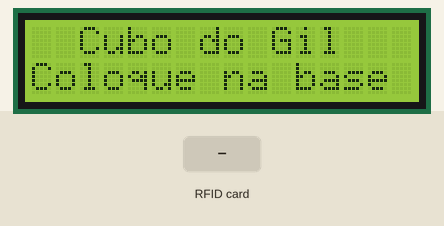
This sketch was run on a simulated Arduino Uno, built with avr-gcc and run on an emulated ATmega328P. On the bench: 16×2 character LCD. The inputs (shaded band) are chosen by the test bench. The audio player accepts every command and is not drawn; what the sketch prints to the serial monitor is not drawn.

Above: at 2.8 s.
2.9 s: RFID card 76 1C 30 25 held to the reader
At 4.0 s:
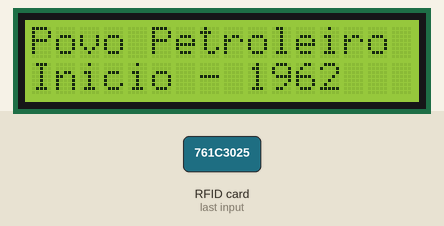
4.4 s: RFID card 57 D0 76 62 held to the reader
At 4.8 s:
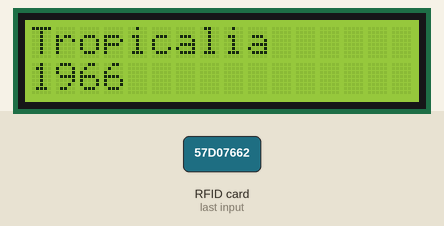
5.9 s: RFID card 66 8A 44 25 held to the reader
At 7.2 s:
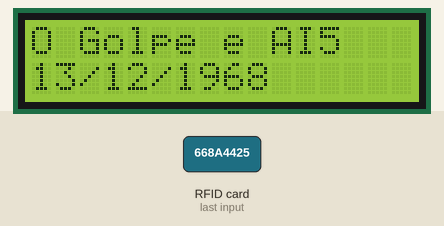
Timing chart, 0 to 8.9 s (numbered marks = the images above; inputs shaded):
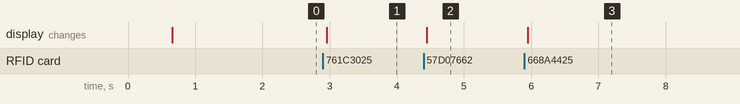

The sketch:

cubo-do-conhecimento-gilberto-gil-v3.ino.ino
```cpp
/********************************************
 * Cubo do Conhecimento    *
 * Versão Gilberto Gil v.3 *
 ********************************************
 * Criado em 24/04/2022
 * Autor: András Fleury
 * andras@netstern.com.br
 * Monitoria dos professores (em ordem alfabética)
 * Glauco Paiva
 * Nayara Prando
 * William Oliveira
 *
 *********************************************
 * Agradecimentos:
 * A minha esposa Esterlita, que sempre me apoia nas minhas invenções.
 * Aos meus filhos Sandor e Ellen que matam minhas dúvidas, fazem as
 * soldas, além de muitas outras coisas.
 * Agradecimento especial
 * A Fábrica de Cultura 4.0 de São Barnardo do Campo
 * por toda estrutura incrivél, aos professores maravilhos,
 * a toda diretoria e cordenadores.
 *********************************************
 *   Fábrica de Cultura 4.0
 * São Bernardo do Campo - SP
 ********************************************
 */
 //Inclui as bibliotecas
 #include "SPI.h"
 #include "SoftwareSerial.h"
 #include "MFRC522.h"
 #include "LiquidCrystal_I2C.h"
 #include "DFRobotDFPlayerMini.h"

  /************** \/ RFID Configuração \/ **************/
  //Definição dos pinos de conexão do projeto
  #define PINO_SS 10
  #define PINO_RST 9
  //Cria o item para configurar o módulo RC522 RFID
  MFRC522 mfrc522(PINO_SS, PINO_RST);
  /************** /\ RFID Configuração /\ **************/
  /************** \/ LCD configuração \/ **************/
  //Inicializa o display LCD no endereco 0x27
  LiquidCrystal_I2C lcd(0x27,16,2);
  /************** /\ LCD configuração /\ **************/
  /*************** \/ Mini Player MP3 \/ ***************/
  //Inicia a serial por software nos pinos 10 e 11
  SoftwareSerial mySoftwareSerial(6, 7); // RX, TX

  // Chama o objeto responsável pela comunicação com o módulo MP3
  DFRobotDFPlayerMini myDFPlayer;
  /*************** /\ Mini Player MP3 /\ ***************/
  /*************** \/ Criando a variável \/ ***************/
  //Cria a variável responsável em armazenar qual lado está sendo apresentado
    String lado = "vazio";
  /*************** /\ Criando a variável /\ ***************/
  /************ \/ Declarando as variáveis \/ ************/
      String linha01;
      String linha02;
      int trilha;

  /************ /\ Declarando as variáveis /\ ************/

void printDetail(uint8_t type, int value);

void setup()
{
  // inicia LCD
   lcd.init();
  // Inicializa a serial
  Serial.begin(9600);
    mySoftwareSerial.begin(9600);
  //Inicializa a serial do Arduino
  Serial.begin(115200);
  //Verifica se o modulo esta respondendo e se o
  //cartao SD foi encontrado
  /************** \/ Teste do Cartao de memoria e módulo MP3 \/ **************/
  Serial.println();
  Serial.println("DFRobot DFPlayer Mini");
  Serial.println("Inicializando modulo DFPlayer... (3~5 segundos)");
  if (!myDFPlayer.begin(mySoftwareSerial))
  {
    Serial.println("Nao inicializado:");
    Serial.println("1.Cheque as conexoes do DFPlayer Mini");
    Serial.println("2.Insira um cartao SD");
    Serial.println(lado);
    while (true);
  }
  Serial.println();
  Serial.println("Modulo DFPlayer Mini inicializado!");
  Serial.println(lado);
  /************** /\ Teste do Cartao de memoria e módulo MP3 /\ **************/
  /************** \/ Definições do MiniPlayer iniciais \/ **************/
  myDFPlayer.setTimeOut(500); //Timeout serial 500ms
  myDFPlayer.volume(10); //Volume 10
  myDFPlayer.EQ(2); //Equalizacao normal
  /************** /\ Definições do MiniPlayer iniciais /\ **************/
  /************** \/ Inicializa a comunicação SPI Inicializa o módulo MFRC522 \/ **************/
  // Inicializa a comunicação SPI
  SPI.begin();
  // Inicializa o módulo MFRC522
  mfrc522.PCD_Init();
  /************** /\ Inicializa a comunicação SPI Inicializa o módulo MFRC522 /\ **************/

  // Printa mensagem na serial
  Serial.println("Cubo de Gil. Escolha um lado do cubo e coloque na base.");
  lcd.setBacklight(HIGH);
  lcd.setCursor(0,0);
  lcd.print("  Cubo do Gil  ");
  lcd.setCursor(0,1);
  lcd.print("Coloque na base");
  delay(1000);
}
void loop() {

  if (myDFPlayer.available()) {
    printDetail(myDFPlayer.readType(), myDFPlayer.read()); //Imprime a mensagem de detalhes do DFPlayer para lidar com diferentes erros e estados.
  }

  // Aguarda a aproximação do token
  if (!mfrc522.PICC_IsNewCardPresent()) return;
  // Seleciona qual token vai ser utilizado
  if (!mfrc522.PICC_ReadCardSerial()) return;

  //Cria uma variável vazia, do tipo string
  String conteudo= "";

  //Cria uma variável do tipo byte
  byte letra;

  for (byte i = 0; i < mfrc522.uid.size; i++)
  {
     if(mfrc522.uid.uidByte[i] < 0x10){
        Serial.print(" 0");
     }
     else{
        Serial.print(" ");
     }
     // Printa a mensagem convertida em hexadecimal
     // Serial.print(mfrc522.uid.uidByte[i], HEX);


     if(mfrc522.uid.uidByte[i] < 0x10){
        conteudo.concat(String(" 0"));
     }
     else{
        conteudo.concat(String(" "));
     }
     // Concatena a string convertida em hexadecimal
     conteudo.concat(String(mfrc522.uid.uidByte[i], HEX));
  }

    Serial.println();
    //Serial.print(" Mensagem : ");

    //Coloca todas as letras da string em maiúscula
    conteudo.toUpperCase();

    // Verifica se o conteúdo do cartão coincide
      String lendo= "";
      lendo=conteudo.substring(1);
      Serial.println("aqui vamos ver lado");
      Serial.println(lado);
      Serial.println("aqui vamos ver lendo");
      Serial.println(lendo);
  // \/ ################## Dados ##################### \/ //
          if(lendo=="76 1C 30 25"){
       // Mensagem inicio ################ \/ //
            linha01 = "Povo Petroleiro";
            linha02 = "Inicio - 1962";
            trilha = 1;
            Serial.println(linha01);
       // Mensagem inicio ################ /\ //
          }else if(lendo=="57 D0 76 62"){
       // Mensagem tropicalismo ################ \/ //
            linha01 = "Tropicalia";
            linha02 = "1966";
            trilha = 2;
            Serial.println(linha01);
       // Mensagem tropicalismo ################ /\ //
          }
          else if(lendo=="66 8A 44 25"){
       // Mensagem AI5 ################ \/ //
            linha01 = "O Golpe e AI5";
            linha02 = "13/12/1968";
            trilha = 3;
            Serial.println(linha01);
       // Mensagem AI5 ################ /\ //
          }
          else if(lendo=="66 E8 C3 25"){
       // Mensagem Exílio ################ \/ //
            linha01 = "Exilio";
            linha02 = "1969";
            trilha = 4;
            Serial.println(linha01);
       // Mensagem Exílio ################ /\ //
          }
          else if(lendo=="76 7E 00 25"){
       // Mensagem Retorno ################ \/ //
            linha01 = "Retorno ao Brasil";
            linha02 = "1972";
            trilha = 5;
            Serial.println(linha01);
       // Mensagem Retorno ################ /\ //
          }
          else if(lendo=="66 1E A2 25"){
       // Mensagem Prêmio ################ \/ //
            linha01 = "Premio Grammy";
            linha02 = "1999";
            trilha = 6;
            Serial.println(linha01);
       // Mensagem Prêmio ################ /\ //
          }
  // /\ ################## Dados ##################### /\ //

      if(lado==lendo){
        // \/ ################## Lado iguail, apresenta apenas mensagem ##################### \/ //
        Serial.println("Iguais");
              Serial.print("acessou o lado ---->");
              Serial.print(lendo);
              Serial.println("<--");
              Serial.print("Pegou a variavel-->");
              Serial.print(linha01);
              Serial.println("<--");
            /* lcd.clear();
              lcd.setBacklight(HIGH);
              lcd.setCursor(0,0);
              lcd.print(linha01);
              lcd.setCursor(0,1);
              lcd.print(linha02);
              Serial.println(myDFPlayer.readState());*/
      }else{
        Serial.println("diferentes");
        lado=conteudo.substring(1);
              Serial.print("acessou o lado ---->");
              Serial.print(lendo);
              Serial.println("<--");
              Serial.print("Pegou a variavel-->");
              Serial.print(linha01);
              Serial.println("<--");
              lcd.clear();
              lcd.setBacklight(HIGH);
              lcd.setCursor(0,0);
              lcd.print(linha01);
              lcd.setCursor(0,1);
              lcd.print(linha02);
              myDFPlayer.play(trilha);
              }
}

void printDetail(uint8_t type, int value){
  switch (type) {
    case TimeOut:
      Serial.println(F("Tempo esgotado!"));
      break;
    case WrongStack:
      Serial.println(F("Trilha errada"));
      break;
    case DFPlayerCardInserted:
      Serial.println(F("Cartão inserido"));
      break;
    case DFPlayerCardRemoved:
      Serial.println(F("Cartão inserido"));
      break;
    case DFPlayerCardOnline:
      Serial.println(F("Cartão On-line!"));
      break;
    case DFPlayerPlayFinished:
      Serial.print(F("Numero:"));
      Serial.print(value);
      Serial.println(F(" Trilha finalizada"));
          lcd.clear();
          lcd.setBacklight(HIGH);
          lcd.setCursor(0,0);
          lcd.print("    Escolha    ");
          lcd.setCursor(0,1);
          lcd.print("  outro lado.");
            delay(6000);
            lcd.clear();
            lcd.setBacklight(HIGH);
            lcd.setCursor(0,0);
            lcd.print("  Cubo do Gil  ");
            lcd.setCursor(0,1);
            lcd.print("Coloque na base");
      break;

    default:
      break;
  }
  }
```

Measured:
- after the input at 2.9 s, the display: changes after 0.06 s (image 1)
- after the input at 4.4 s, the display: changes after 0.05 s (image 2)
- after the input at 5.9 s, the display: changes after 0.05 s (image 3)
